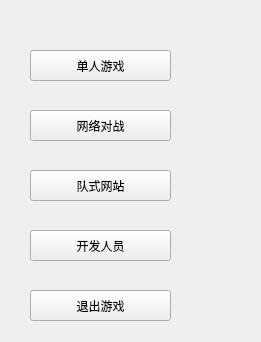
<?xml version="1.0" encoding="UTF-8"?>
<ui version="4.0">
 <class>BeginBottum</class>
 <widget class="QWidget" name="BeginBottum">
  <property name="geometry">
   <rect>
    <x>0</x>
    <y>0</y>
    <width>261</width>
    <height>342</height>
   </rect>
  </property>
  <property name="windowTitle">
   <string>Form</string>
  </property>
  <widget class="QPushButton" name="startsingle">
   <property name="geometry">
    <rect>
     <x>30</x>
     <y>50</y>
     <width>141</width>
     <height>31</height>
    </rect>
   </property>
   <property name="text">
    <string>单人游戏</string>
   </property>
  </widget>
  <widget class="QPushButton" name="webfight">
   <property name="geometry">
    <rect>
     <x>30</x>
     <y>110</y>
     <width>141</width>
     <height>31</height>
    </rect>
   </property>
   <property name="text">
    <string>网络对战</string>
   </property>
  </widget>
  <widget class="QPushButton" name="website">
   <property name="geometry">
    <rect>
     <x>30</x>
     <y>170</y>
     <width>141</width>
     <height>31</height>
    </rect>
   </property>
   <property name="text">
    <string>队式网站</string>
   </property>
  </widget>
  <widget class="QPushButton" name="team">
   <property name="geometry">
    <rect>
     <x>30</x>
     <y>230</y>
     <width>141</width>
     <height>31</height>
    </rect>
   </property>
   <property name="text">
    <string>开发人员</string>
   </property>
  </widget>
  <widget class="QPushButton" name="exitmain">
   <property name="geometry">
    <rect>
     <x>30</x>
     <y>290</y>
     <width>141</width>
     <height>31</height>
    </rect>
   </property>
   <property name="text">
    <string>退出游戏</string>
   </property>
  </widget>
 </widget>
 <resources/>
 <connections/>
</ui>
